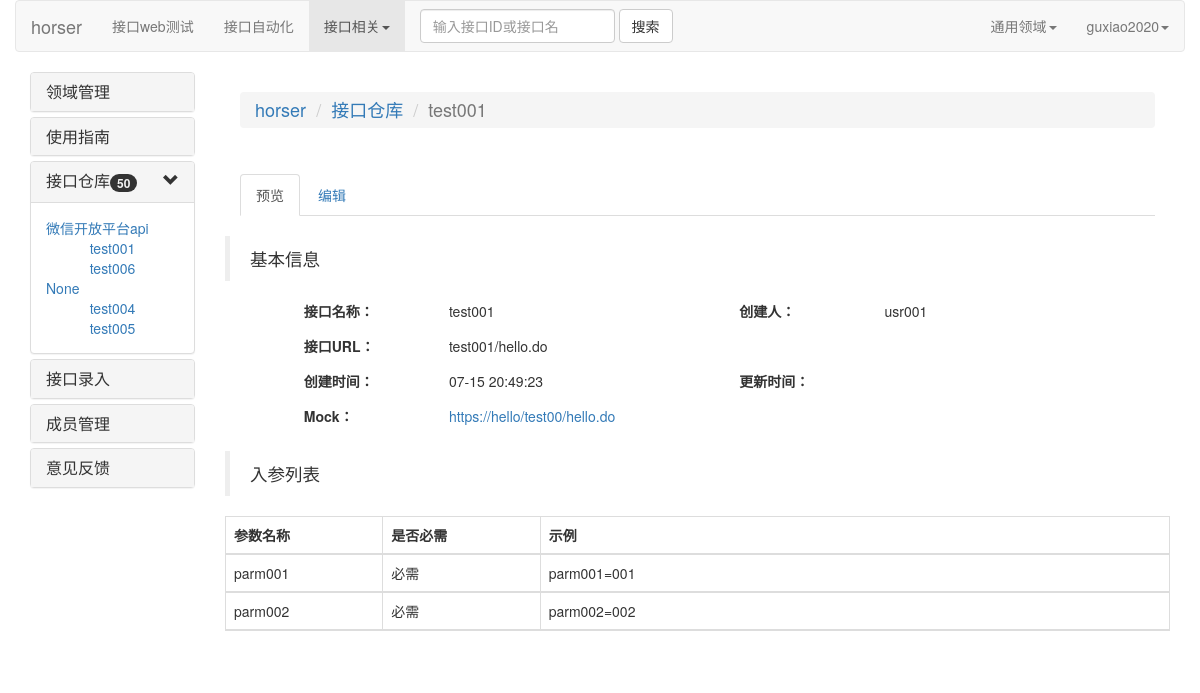
/interface_detail/1 (signed in), run on an earlier commit of the app's database.
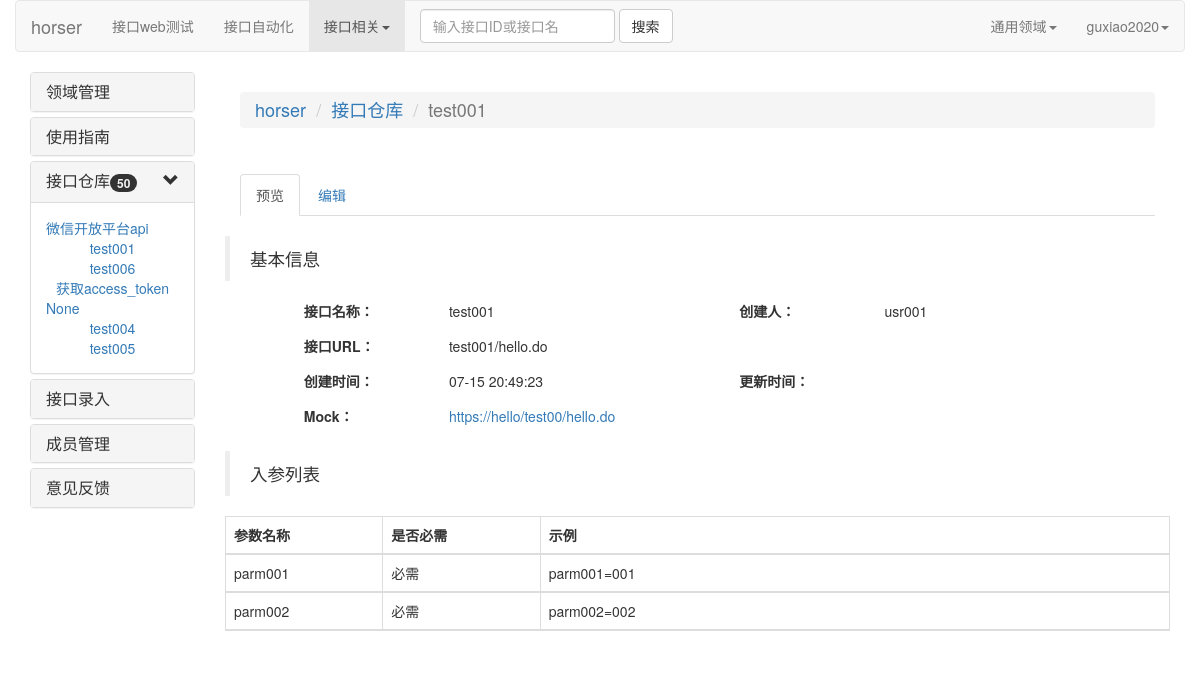
And on a later commit of the database.
### horsequick/models.py (models this page shows)
class Interface_Info(models.Model):
    interface_name = models.CharField(max_length=20,verbose_name="接口名")
    interface_type = models.CharField(max_length=20,verbose_name="接口类型")
    interface_url = models.CharField(max_length=150,verbose_name="接口url")
    interface_mock = models.CharField(max_length=200,verbose_name="接口url",null=True)
    input_field_list = models.CharField(max_length=200,verbose_name="输入字段列表",null=True)
    input_need_list = models.CharField(max_length=200,verbose_name="输入字段必需列表",null=True)
    input_demo_list = models.CharField(max_length=200,verbose_name="输入字段实例列表",null=True)
    assert_field_list = models.CharField(max_length=200,verbose_name="断言字段列表",null=True)
    match_list = models.CharField(max_length=200,verbose_name="匹配内容列表",null=True)
    assert_result_list = models.CharField(max_length=200,verbose_name="断言结果列表",null=True)
    belong_subsys = models.CharField(max_length=50,verbose_name="所属子系统")
    belong_domain = models.ForeignKey(Domain_Info, on_delete=models.SET_DEFAULT, verbose_name="所属领域",default="1")
    belong_category = models.ForeignKey(Category_Info, on_delete=models.SET_NULL, verbose_name="所属类别",null=True)
    belong_git_base = models.CharField(max_length=100,verbose_name="所属git代码库",blank=True)
    belong_svn_base = models.CharField(max_length=100, verbose_name="所属svn代码库",blank=True)
    created_person = models.CharField(max_length=30,verbose_name="创建人")
    created_time = models.DateTimeField(verbose_name="创建时间")
    updated_time = models.DateTimeField(verbose_name="更新时间",null=True)
    class Meta:
        verbose_name = "接口信息表"
        ordering = ['-updated_time']

### horsequick/views.py (the view)
# urls.py: url(r'^interface_detail/(\w+)$', interface_detail, name='interface_detail'),
@check_login
def interface_detail(request,jiekouId,**show):
    try:
        r = Interface_Info.objects.get(id=jiekouId)
        if r !=None:
            r_dict = model_to_dict(r)
            input_field_list = r_dict["input_field_list"].split(",")
            input_need_list= r_dict["input_need_list"].split(",")
            input_demo_list = r_dict["input_demo_list"].split(",")
            parm_id_list = range(len(input_field_list))
            r_dict_return ={}
            for p,n,d,i in zip(input_field_list,input_need_list,input_demo_list,parm_id_list):
                r_dict_return[i] = {"parm":p,"need":n,"demo":d,"num":i}
            html = 'interface_detail.html'
            back_dict = show["interface_info"]
            return render(request,html,{"r":r,"r_dict_return":r_dict_return,"show":show,"back_dict":back_dict})
    except:
        return redirect("/")

### horsequick/templates/interface_detail.html (shortened to what the changed rows need)
<!DOCTYPE html>
<html lang="en">
    {% extends 'horser_base.html' %}
    {% block headmessage %}
    <ul class="breadcrumb">
        <li><a href="/">horser</a></li>
        <li><a href="/interface_depot/">接口仓库</a></li>
        <li class="active">{{ r.interface_name }}</li>
    </ul>
    {% endblock %}
    {% block content %}
        <div class="tabbable" id="interface_detail_switch">
				<br>
				<div class="tab-content">
					<div class="tab-pane active" id="interface_detail_preview">
						<div class="row">
                            <div class="col-md-offset-1">
                                <ul class="list-inline ">
                                    <li class="col-md-2 col-lg-2">
                                        <label>接口名称：</label>
                                    </li>
                                    <li class="col-md-4 col-lg-4">
                                        {{ r.interface_name}}
                                    </li>
                                    <li class="col-md-2 col-lg-2">
                                        <label>创建人：</label>
                                    </li>
                                    <li class="col-md-4 col-lg-4">
                                            {{ r.created_person}}
                                    </li>
                                </ul>
                            </div>
                        </div>
                        <div class="row">
                            <div class="col-md-offset-1">
                                <ul class="list-inline">
                                        <li class="col-md-2 col-lg-2">
                                            <label>接口URL：</label>
                                        </li>
                                        <li class="col-md-10 col-lg-10">
                                            {{r.interface_url}}
                                        </li>
                                </ul>
                            </div>
                        </div>
                            <div class="row">
                                <div class="col-md-offset-1">
                                    <ul class="list-inline">
                                        <li class="col-md-2 col-lg-2">
                                            <label>创建时间：</label>
                                        </li>
                                        <li class="col-md-4 col-lg-4">
                                            {{r.created_time|date:"m-d H:i:s"|default_if_none:''}}
                                        </li>
                                        <li class="col-md-2 col-lg-2">
                                            <label>更新时间：</label>
                                        </li>
                                        <li class="col-md-4 col-lg-4">
                                        </li>
                                    </ul>
                                </div>
                             </div>
                            <div class="row">
                                <div class="col-md-offset-1">
                                    <ul class="list-inline">
                                        <li class="col-md-10 col-lg-10"><a href="{{r.interface_mock|default_if_none:''}}" target="_blank">{{r.interface_mock|default_if_none:''}}</a>
                                        </li>
                                    </ul>
                                </div>
                            </div><br>
                                <div class="row">
                                    <table class="table table-bordered">
                                        <thead>
                                            <tr>
                                                <th class="col-md-2 col-lg-2">参数名称</th>
                                                <th class="col-md-2 col-lg-2">是否必需</th>
                                                <th class="col-md-8 col-lg-8">示例</th>
                                            </tr>
                                            {% for k,v in r_dict_return.items %}
                                            <tr>
                                                <td class="col-md-2 col-lg-2">{{v.parm}}</td>
                                                <td class="col-md-2 col-lg-2">{{v.need}}</td>
                                                <td class="col-md-8 col-lg-8">{{v.demo}}</td>
                                            </tr>
                                            {% endfor %}
                                        </thead>
                                    </table>
                                </div>
					</div>
                </div>
				</div>
    {% endblock %}

### horsequick/templates/horser_base.html (shortened to what the changed rows need)
<!DOCTYPE html>
<html lang="en">
<head>
    <link rel="stylesheet" href="https://cdn.staticfile.org/twitter-bootstrap/3.3.7/css/bootstrap.min.css">
    <link rel="stylesheet" href="/static/css/horsergo.css">
    {% include 'header.html' %}
</head>
<body>
        <div class="container">
            <div class="row">
                 <div class="col-md-2 col-lg-2">
                    <div class="panel-group" id="accordion">
                        <div class="panel panel-default">
                            <div id="collapse_one" class="panel-collapse collapse in">
                                <div class="panel-body" style="text-align: left">
                                    {% for k,v in back_dict.items  %}
                                    <a href="#interface_collapse_{{k}}" data-toggle="collapse" data-parent="collapse_one">{{k}}</a><br>
                                        <div id="interface_collapse_{{k}}" class="panel-collapse collapse in">
                                        {% for i in v %}
                                            <div style="text-align: center">
                                                <a href="/interface_detail/{{ i.id }}" >{{i.interface_name}}</a>
                                            </div>
                                        {% endfor %}
                                        </div>
                                    {% endfor %}
                                </div>
                            </div>
                        </div>
                    </div>
                 </div>
                <div class="col-md-10 col-lg-10">
                        <div class="panel-heading">
                            <h4>{% block headmessage %}{% endblock %}</h4>
                        </div>
                        <div class=" panel-body">
                            {% block content %}{% endblock %}
                        </div>
                </div>
            </div>
        </div>
</body>
</html>

What changed in the data, as far as the page shows it:
added Interface_Info: interface_name "获取access_token", shown under "微信开放平台api"
